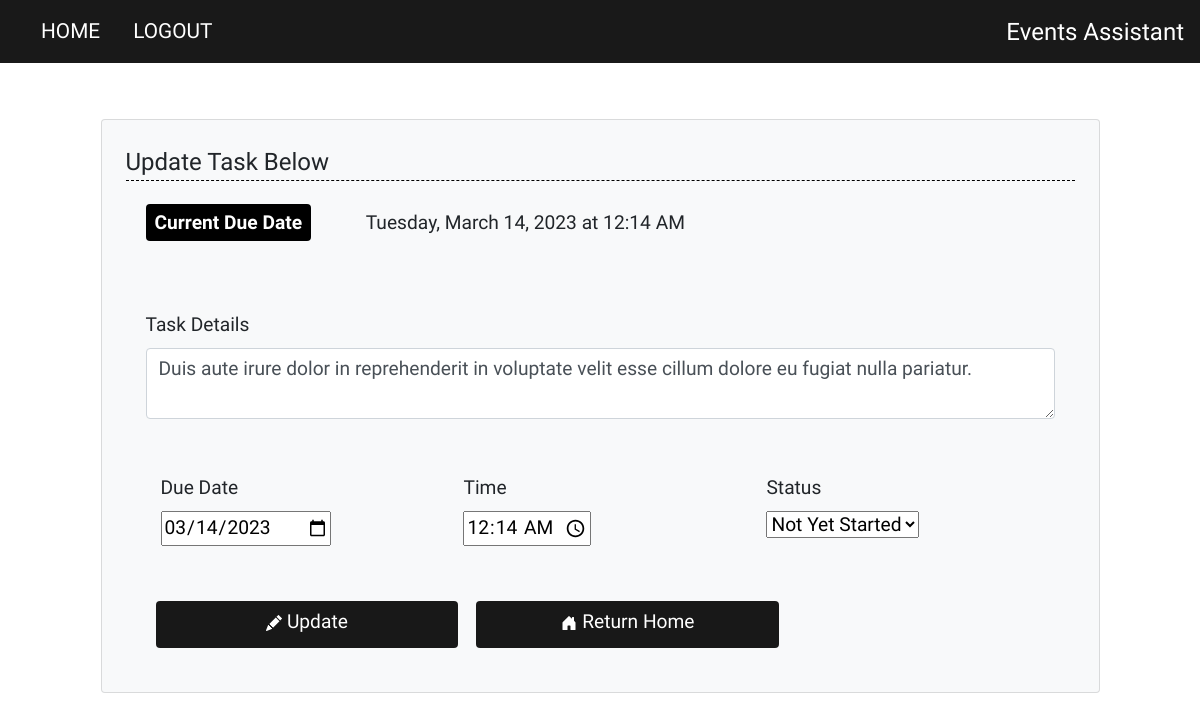
Page /update/3 (signed in) on the committed database.
### website/models.py (models this page shows)
class Task(db.Model):
    id = db.Column(db.Integer, primary_key=True)
    content = db.Column(db.String(200), nullable=False)
    due_date = db.Column(db.String(30)) # formatted str date (ex: Tuesday, April 05, 2022)
    due_date_int = db.Column(db.String(20)) # YYYY-MM-DD str format
    time = db.Column(db.String(20)) # str type, account for untimed tasks
    user_id = db.Column(db.Integer, db.ForeignKey('user.id'))
    status = db.Column(db.String(30), default="Not Yet Started") # Other Statuses: In Progress, Completed, Cancelled
    bookmarked = db.Column(db.Boolean, default=False)

### website/views.py (the view)
@views.route('/update/<int:id>', methods=['POST', 'GET'])
@login_required
def update(id):
    updated_task = Task.query.get(id)
    if request.method == 'POST':
        if request.form['action'] == 'Return Home':
            flash('Update cancelled. Returning Home!', category='success')
            return redirect('/')
        if updated_task.user_id == current_user.id:
            updated_task.content = request.form['content']
            date_obj = request.form['due_date']
            updated_task.due_date = format_date(date_obj)
            updated_task.due_date_int = date_obj
            if date_obj:
                time = request.form['time']
                updated_task.time = format_time(time)
            else:
                updated_task.time = '' # default time: unspecified/optional
            updated_task.status = request.form.get('taskStatus')
            try:
                db.session.commit()
                flash('Event updated!', category='success')
                return redirect('/')
            except:
                flash('Error in updating event.', category='error')
    else:
        return render_template('update.html', task=updated_task, user=current_user)

### website/__init__.py (called while the page is built)
def create_app():
    app = Flask(__name__)
    app.config['SECRET_KEY'] = '2797cfdcad8dcc11d9f00ffbc5704bee'
    app.config['SQLALCHEMY_DATABASE_URI'] = f'sqlite:///{DB_NAME}'
    db.init_app(app)
    from .views import views
    from .auth import auth
    app.register_blueprint(views, url_prefix='/')
    app.register_blueprint(auth, url_prefix='/')
    from .models import Task, User
    create_database(app)
    login_manager = LoginManager()
    login_manager.login_view = 'auth.login' # if not logged in
    login_manager.init_app(app)
    @login_manager.user_loader
    def load_user(id):
        return User.query.get(int(id))
    return app

### website/templates/update.html (shortened to what this page needs)
{% extends "base.html" %}
{% block content %}
  <div class="content-section fade-container">
    <form class="card p-4 bg-light" method="POST">
      <legend class="main-header">Update Task Below</legend>
      <div class="form-group col-title">
        <div class="badge date-badge">Current Due Date</div>
        <div id="curr-due-date-text">
          {{task.due_date}}
          {% if task.time|length > 1%}
            at {{task.time}}
          {% endif %}
        </div>
      </div>
      <div class="form-group">
        <label for="content" class="col-title">Task Details</label>
        <textarea
          id="content"
          name="content"
          class="form-control"
        >{{task.content}}</textarea>
      </div>
      <div class="row form-group">
        <div class="col col-md-4">
          <label for="due_date" class="col-title">Due Date</label>
          <br>
          <input type="date" id="due_date" name="due_date" value="{{ task.due_date_int }}">
        </div>
        <div class="col col-md-4">
          <label for="time" class="col-title">Time</label>
          <br>
          {% set format_time = task.time[:-3] %}
          {% if task.time[:-3]|length == 4 %}
            {% set format_time = '0' + task.time[:-3] %}
          {% endif %}
          {% if ('12:' in task.time and 'AM' in task.time) %}
            {% set format_time = '00' + task.time[2:-3] %}
          {% elif '12:' not in task.time and 'PM' in task.time %}
            {% set format_time = (((format_time[:2] | int) + 12) | string) + format_time[2:] %}
          {% endif %}
          <input type="time" id="time" name="time" value="{{ format_time }}">
        </div>
        <div class="col col-md-4">
          <label for="status" class="col-title">Status</label>
          <br>
          <select name="taskStatus" aria-label="Select/Dropdown menu" id="curr_status">
            <option value="Not Yet Started" selected>Not Yet Started</option>
          </select>
        </div>
      </div>
      <div class="form-group row">
        <button type="submit" class="btn custom-btn col-md-4" name="action"value="Update">
          Update
        </button>
        <button type="submit" class="btn custom-btn col-md-4" name="action"value="Return Home">
          Return Home
        </button>
      </div>
    </form>
  </div>
{% endblock %}

### website/static/style.css (style rules this page uses)
* { font-family: 'Pangolin', cursive; }
.content-section { margin: 5%; }
.form-group { margin: 20px; }
.col-title, .btn, .button, #content, .tasks-text, #due_date, #time, #curr_status { font-size: 1.2em; }
.col-title { margin-top: 15px; }
.main-header { border-bottom: 1px dashed black; }
.btn { background-color: rgba(0,0,0,0.9); color: white; font-family: 'Yomogi', cursive; padding-bottom: 10px; margin-right: 8px; }
.custom-btn { margin-top: 15px; }
.badge { padding: 9px; font-size: .9em; }
.date-badge { background-color: black; color: white; font-family: 'Yomogi', cursive; margin-right: 50px; font-size: 1em; margin-bottom: 15px; }
@media all and (min-width:580px) { #curr-due-date-text { display: inline-block; } }
@media all and (min-width:580px) { .custom-btn { margin-left: 10px; } }
.fade-container { animation: fadein 1.3s; }

### rows in the picture
Task: due_date "Tuesday, March 14, 2023", time "12:14 AM", content "Duis aute irure dolor in reprehenderit in voluptate velit esse cillum dolore eu fugiat nulla pariatur.", due_date "03/14/2023"
